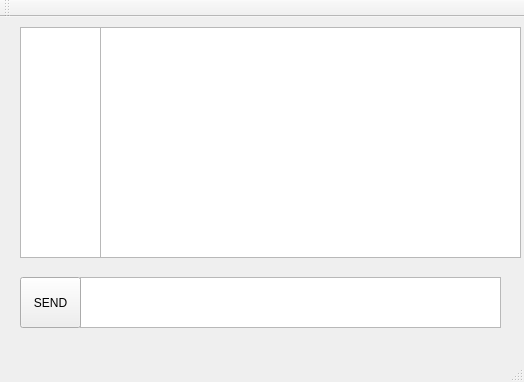
<?xml version="1.0" encoding="UTF-8"?>
<ui version="4.0">
 <class>MainWindow</class>
 <widget class="QMainWindow" name="MainWindow">
  <property name="geometry">
   <rect>
    <x>0</x>
    <y>0</y>
    <width>524</width>
    <height>382</height>
   </rect>
  </property>
  <property name="windowTitle">
   <string>MainWindow</string>
  </property>
  <widget class="QWidget" name="centralWidget">
   <widget class="QTextBrowser" name="textBrowser_chat">
    <property name="geometry">
     <rect>
      <x>100</x>
      <y>10</y>
      <width>421</width>
      <height>231</height>
     </rect>
    </property>
    <property name="font">
     <font>
      <family>Miriam</family>
      <pointsize>13</pointsize>
      <underline>false</underline>
     </font>
    </property>
    <property name="layoutDirection">
     <enum>Qt::RightToLeft</enum>
    </property>
    <property name="autoFillBackground">
     <bool>false</bool>
    </property>
    <property name="acceptRichText">
     <bool>true</bool>
    </property>
   </widget>
   <widget class="QTextEdit" name="textEdit">
    <property name="geometry">
     <rect>
      <x>80</x>
      <y>260</y>
      <width>421</width>
      <height>51</height>
     </rect>
    </property>
   </widget>
   <widget class="QPushButton" name="pushButton_sendMsg">
    <property name="geometry">
     <rect>
      <x>20</x>
      <y>260</y>
      <width>61</width>
      <height>51</height>
     </rect>
    </property>
    <property name="text">
     <string>SEND</string>
    </property>
   </widget>
   <widget class="QTextBrowser" name="textBrowser_nameTime">
    <property name="geometry">
     <rect>
      <x>20</x>
      <y>10</y>
      <width>81</width>
      <height>231</height>
     </rect>
    </property>
    <property name="font">
     <font>
      <family>MV Boli</family>
      <pointsize>7</pointsize>
      <underline>true</underline>
     </font>
    </property>
   </widget>
  </widget>
  <widget class="QMenuBar" name="menuBar">
   <property name="geometry">
    <rect>
     <x>0</x>
     <y>0</y>
     <width>524</width>
     <height>20</height>
    </rect>
   </property>
  </widget>
  <widget class="QToolBar" name="mainToolBar">
   <attribute name="toolBarArea">
    <enum>TopToolBarArea</enum>
   </attribute>
   <attribute name="toolBarBreak">
    <bool>false</bool>
   </attribute>
  </widget>
  <widget class="QStatusBar" name="statusBar"/>
 </widget>
 <layoutdefault spacing="6" margin="11"/>
 <resources/>
 <connections/>
</ui>
